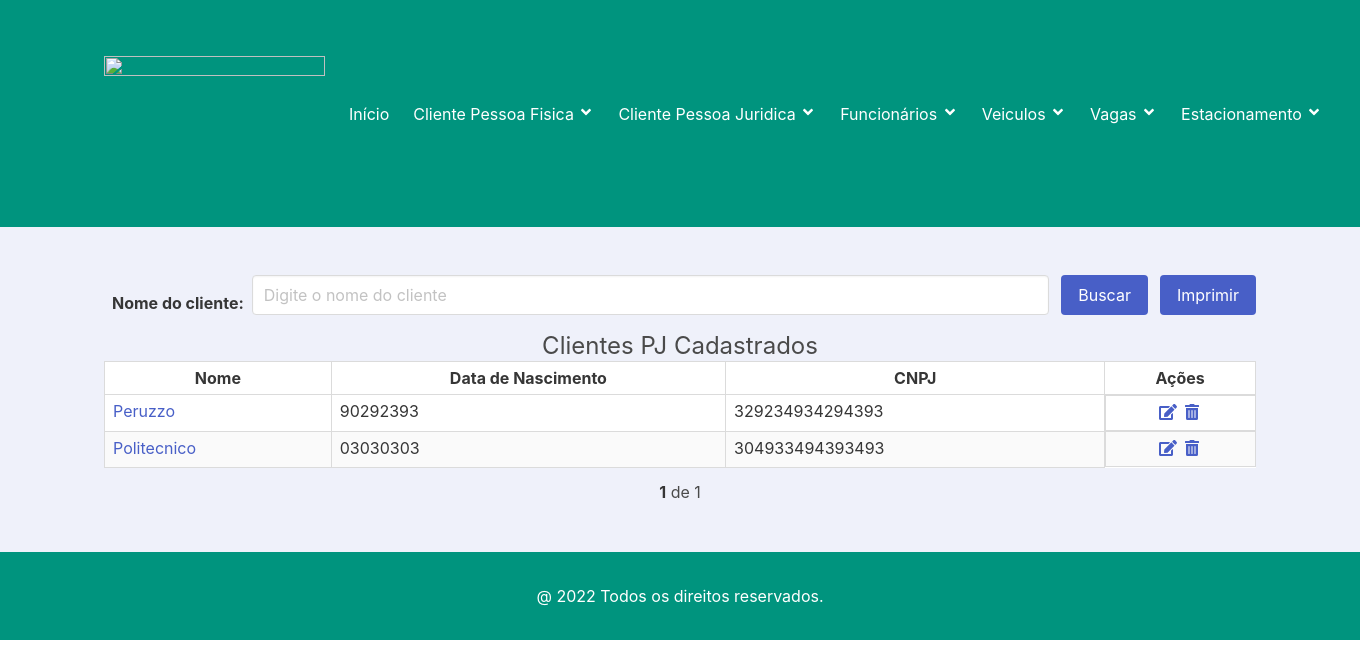
Page /clientespj on the committed database.
### clientepj/models.py (models this page shows, shortened)
class Clientepj(Pessoa):
    cnpj = models.CharField('CNPJ', max_length=15, help_text='CNPJ')
    class Meta:
        verbose_name = 'Clientepj'
        verbose_name_plural = 'Clientespj'
        ordering = ['nome',]

### home/models.py (models this page shows, shortened)
class Pessoa(models.Model):
    nome = models.CharField('Nome', max_length=50, help_text='Nome completo')
    datanascimento = models.CharField('Data de Nascimento', max_length=8, help_text='Data de nascimento')
    foto = StdImageField('Foto', upload_to='pessoas', variations={'thumbnail': {'width': 100, 'height': 100,
                                                                                'crop': True}}, delete_orphans=True,
                         null=True, blank=True)
    class Meta:
        verbose_name = "Pessoa"

### clientepj/views.py (the view)
# urls.py: path('clientespj', ClientespjView.as_view(), name='clientespj'),
class ClientespjView(ListView):
    model = Clientepj
    template_name = 'clientespj.html'
    def get_queryset(self, *args, **kwargs):
        buscar = self.request.GET.get('buscar')
        qs = super(ClientespjView, self).get_queryset(*args, **kwargs)
        if buscar:
            qs = qs.filter(nome__icontains=buscar)
        if qs.count() > 0:
            paginator = Paginator(qs, 10)
            listagem = paginator.get_page(self.request.GET.get('page'))
            return listagem
        else:
            return messages.info(self.request, "Não existem clientes cadastrados!")
    def get(self, *args, **kwargs):
        if self.request.GET.get('imprimir') == 'pdf':
            html_pdf = HtmlToPdf(arquivo='clientespj_pdf', qs=self.get_queryset())
            return html_pdf.response
        else:
            return super(ClientespjView, self).get(*args, **kwargs)

### clientepj/templates/clientespj.html (shortened to what this page needs)
{% extends "base.html" %}
{% load static %}
{% block content %}
<section class="section has-background-link-light">
    <div class="container">
        <form id="formListClientespj" action="" method="GET">
            <div class="field is-grouped is-flex is align-items-center is-flex-wrap-wrap">
                <label class="label p-2 mt-2">Nome do cliente:</label>
                <div class="control is-expanded">
                    <input class="input" type="text" name="buscar" value="{{ request.GET.buscar }}"
                           placeholder="Digite o nome do cliente">
                </div>
                <div class="control">
                    <button type="button" class="button is-link" onclick="geraPdf('', 'formListaClientespj');">
                        Buscar
                    </button>
                </div>
                {% if object_list %}
                <div class="control">
                    <button type="button" class="button is-link" onclick="geraPdf('pdf', 'formListaClientespj');">
                        Imprimir
                    </button>
                </div>
                {% endif %}
            </div>
        </form>
        {% if object_list %}
        <div style="text-align: center;"><h1 class="subtitle is-size-4">Clientes PJ Cadastrados</h1></div>
        <div class="table">
            <table class="table is-table is-bordered is-striped is-narrow is-hoverable is-fullwidth">
                <thead>
                <tr>
                    <th class="has-text-centered">Nome</th>
                    <th class="has-text-centered">Data de Nascimento</th>
                    <th class="has-text-centered">CNPJ</th>
                    <th class="has-text-centered" style="widht: 100px;">Ações</th>
                </tr>
                </thead>
                <tbody>
                {% for clientepj in object_list %}
                <tr>
                    <td><a href="" data-toggle="modal" class="modal-target"
                           data-bulma-modal="modal{{clientepj.id}}" id="modal{{clientepj.id}}">
                        {{ clientepj.nome }} </a></td>
                    <td> {{ clientepj.datanascimento }}</td>
                    <td> {{ clientepj.cnpj }}</td>
                    <td class="has-text--centered is-flex is-flex-wrap-nowrap is-justify-content-center">
                        <a href="{% url 'clientepj_editar' clientepj.pk %}">
                            <span class="icon">
                                <i class="fas fa-edit"></i>
                            </span>
                        </a>
                        <a href="{% url 'clientepj_apagar' clientepj.pk %}">
                            <span class="icon">
                                <i class="fas fa-trash-alt"></i>
                            </span>
                        </a>
                    </td>
                </tr>
                {% endfor %}
                </tbody>
            </table>
        </div>
    </div>
    {% include "paginator.html" %}
</section>
{% endif %}
{% endblock %}

### rows in the picture
Clientepj: nome "Peruzzo", datanascimento "90292393", cnpj "329234934294393"
Clientepj: nome "Politecnico", datanascimento "03030303", cnpj "304933494393493"

### other values in the picture
{{ object_list.number }} "1"
{{ object_list.paginator.num_pages }} "1"
